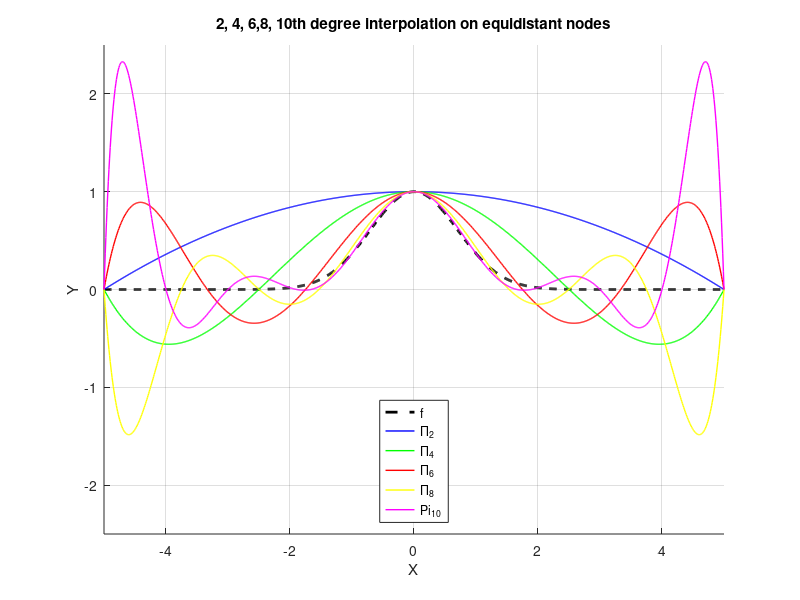

The MATLAB script that drew this image:
clc ; clear all ; close all ;

a =-5;
b = 5;
f = @(x)(exp(-x.*x));

n_all = [2,4,6,8,10];

colorstring = 'bgrym';

xk = zeros(5, n_all(end)+1);
% Create data points for polynomial interpolation
% x(1,:) will contains 3 valid nodes, x(2,:) will contain 5 nodes and so on
for i = 1:length(n_all)
    n = n_all(i);
    for k=1:n+1
       xk(i,k) = -5 +(10*(k-1))./n ;
    end
end

% Calculate data points for polynomial plots, 
zz = -5;
for j = 2:1001
    zz =  [zz, (((j-1)/100)- 5)];
end

p_leg =zeros(1,6);
fig = figure();
grid on;
hold on;
% Plot the original function
p_leg(1) = plot(zz,f(zz), 'k--','MarkerSize',1, 'Linewidth',2);

for i = 1:length(n_all) 
    n = n_all(i);
    % xx contains 2 points for 2nd degree, 5 points for 4th degree
    % polynomial
    xx = xk(i,(1:n+1));
    yy = f(xx);
    pn = polyfit(xx,yy,n);
    p_val = polyval(pn,zz);
    p_leg(i+1)= plot(zz,p_val, 'Color',colorstring(i), 'Linewidth',1);

end

legend(p_leg,'f','\Pi_2','\Pi_4','\Pi_6','\Pi_8','Pi_{10}','Location','South')
title('2, 4, 6,8, 10th degree interpolation on equidistant nodes')
axis([-5, 5, -2.5, 2.5])

xlabel('X');
ylabel('Y');

savefig(fig,'interp_n')
close all;


